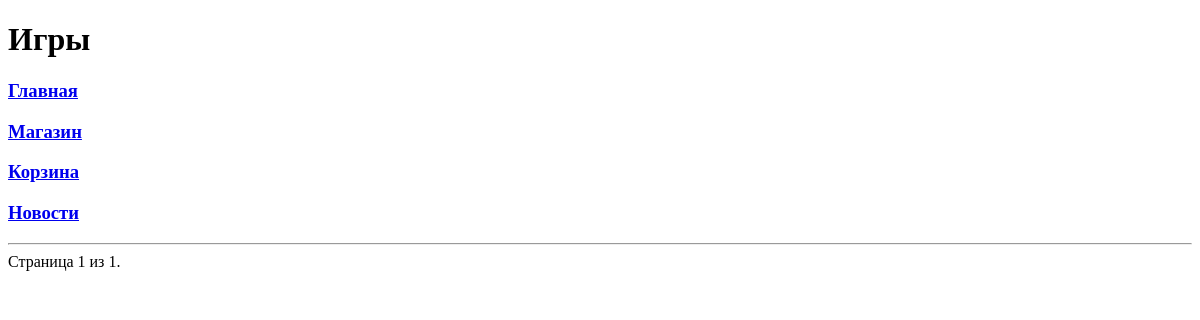
Before: /platform/news/ with the older database file.
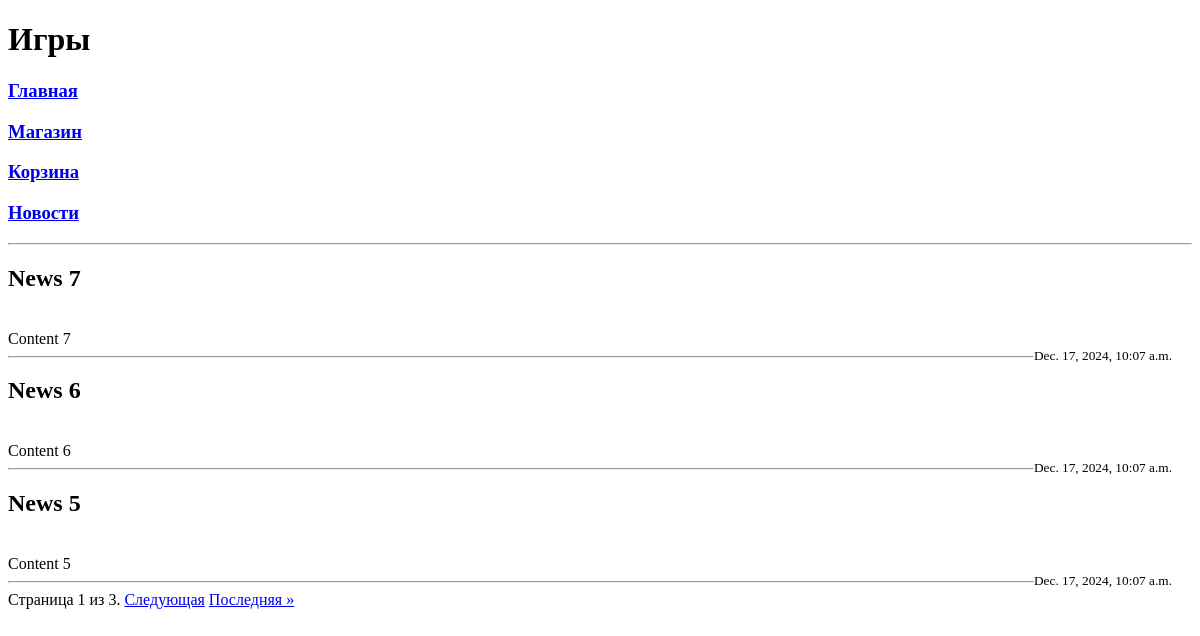
After: the same page with the newer database file.
### task1/models.py (models this page shows)
class News(models.Model):
    title = models.CharField(max_length=30)
    content = models.TextField()
    date = models.DateTimeField(auto_now_add=True)

### task1/views.py (the view)
# urls.py: path('platform/news/', news)
def news(request):
    all_news = News.objects.all().order_by('-date')
    paginator = Paginator(all_news, 3)
    page_number = request.GET.get('page')
    news = paginator.get_page(page_number)
    return render(request, 'news.html', {'news': news})

### templates/news.html (shortened to what this page needs)
{% extends 'menu.html' %}
{% block pagename %}<h1>Игры</h1>{% endblock %}
{% block menu %}{{ block.super }}{% endblock %}
{% block content %}
    <hr>
    {% for new in news %}
        <h2>{{ new.title }}</h2>
        <br>
        {{ new.content }}
        <br>
        <small style="float: right; margin-right: 20px;">{{ new.date }}</small>
        <hr>
    {% endfor %}
    <div class="pagination">
        <span class="step-links">
            <span class="current">
                Страница {{ news.number }} из {{ news.paginator.num_pages }}.
            </span>
            {% if news.has_next %}
                <a href="?page={{ news.next_page_number }}">Следующая</a>
                <a href="?page={{ news.paginator.num_pages }}">Последняя &raquo;</a>
            {% endif %}
        </span>
    </div>
{% endblock %}

Changed rows visible on the page:
added News: title "News 7", content "Content 7", date "Dec. 17, 2024, 10:07 a.m."
added News: title "News 6", content "Content 6", date "Dec. 17, 2024, 10:07 a.m."
added News: title "News 5", content "Content 5", date "Dec. 17, 2024, 10:07 a.m."
Other visible differences:
{{ news.paginator.num_pages }}: "1" → "3"
text now shown: "Следующая Последняя »"
